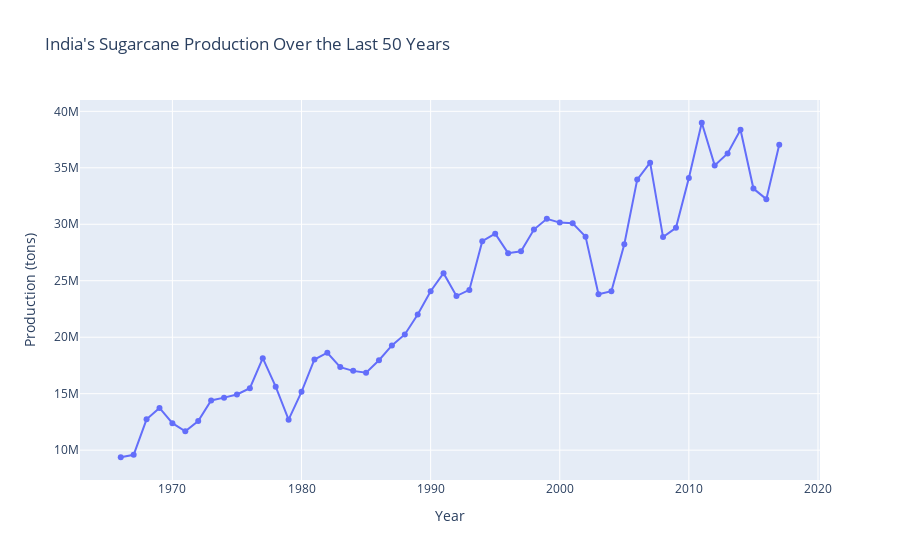

Write notebook code for a chart like this one.
### Markdown cell above
5.India's SUGARCANE PRODUCTION From Last 50 Years(Line_plot)

### Code cell
sugarcane_yearly = (
    df_clean.groupby('Year')['SUGARCANE PRODUCTION (tons)'].sum().reset_index())
fig = px.line(
    sugarcane_yearly,
    x='Year',
    y='SUGARCANE PRODUCTION (tons)',
    title="India's Sugarcane Production Over the Last 50 Years",
    markers=True
)
fig.update_layout(yaxis_title="Production (tons)", xaxis_title="Year")
fig.show()

### Figure 1 — Plotly figure (JSON) as saved in the notebook; plotly's stock layout.template omitted (floating-point values rounded to 4 significant figures)
{"data": [{"hovertemplate": "Year=%{x}<br>SUGARCANE PRODUCTION (tons)=%{y}<extra></extra>", "legendgroup": "", "line": {"color": "#636efa", "dash": "solid"}, "marker": {"symbol": "circle"}, "mode": "lines+markers", "name": "", "orientation": "v", "showlegend": false, "type": "scatter", "x": [1966, 1967, 1968, 1969, 1970, 1971, 1972, 1973, 1974, 1975, 1976, 1977, 1978, 1979, 1980, 1981, 1982, 1983, 1984, 1985, 1986, 1987, 1988, 1989, 1990, 1991, 1992, 1993, 1994, 1995, 1996, 1997, 1998, 1999, 2000, 2001, 2002, 2003, 2004, 2005, 2006, 2007, 2008, 2009, 2010, 2011, 2012, 2013, 2014, 2015, 2016, 2017], "xaxis": "x", "y": [9372000.0, 9584000.0, 12730000.0, 13740000.0, 12390000.0, 11670000.0, 12580000.0, 14400000.0, 14650000.0, 14930000.0, 15490000.0, 18150000.0, 15620000.0, 12700000.0, 15160000.0, 18030000.0, 18630000.0, 17350000.0, 17020000.0, 16850000.0, 17960000.0, 19270000.0, 20240000.0, 22010000.0, 24070000.0, 25670000.0, 23640000.0, 24190000.0, 28500000.0, 29160000.0, 27440000.0, 27610000.0, 29530000.0, 30490000.0, 30150000.0, 30100000.0, 28910000.0, 23810000.0, 24070000.0, 28230000.0, 33960000.0, 35460000.0, 28860000.0, 29680000.0, 34100000.0, 38990000.0, 35210000.0, 36270000.0, 38370000.0, 33160000.0, 32220000.0, 37040000.0], "yaxis": "y"}], "layout": {"legend": {"tracegroupgap": 0}, "title": {"text": "India's Sugarcane Production Over the Last 50 Years"}, "xaxis": {"anchor": "y", "domain": [0, 1], "title": {"text": "Year"}}, "yaxis": {"anchor": "x", "domain": [0, 1], "title": {"text": "Production (tons)"}}}}
